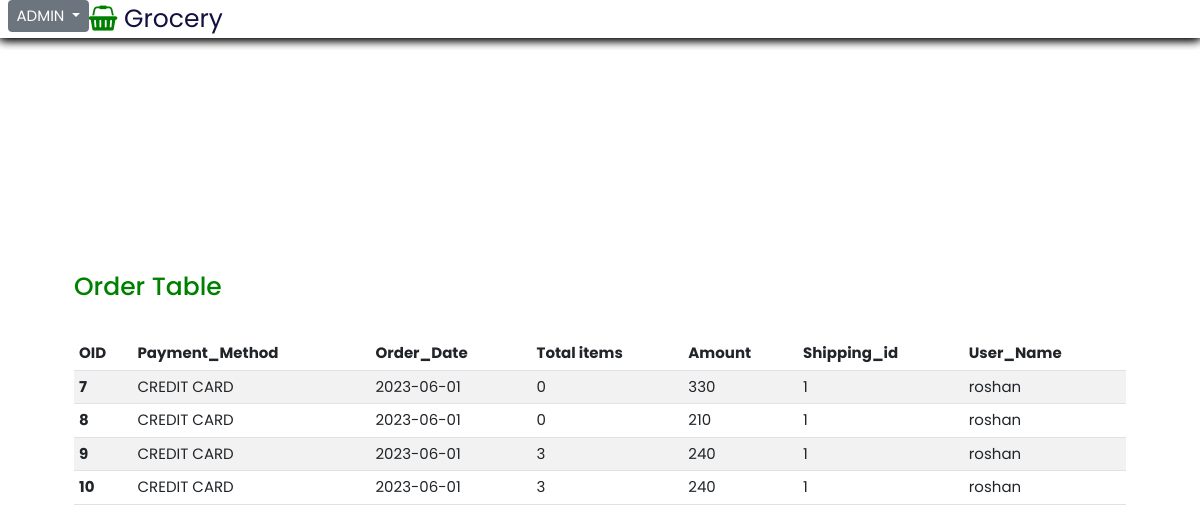
The page /seller/order.php (signed in) on the database its author committed.
### tables this page shows
CREATE TABLE `ordertable` (
  `OID` int(10) NOT NULL,
  `paymentmethod` varchar(40) NOT NULL,
  `orderdate` varchar(20) NOT NULL,
  `billingid` int(40) NOT NULL,
  `amount` int(10) NOT NULL,
  `shipping` int(10) NOT NULL,
  `UID` int(10) NOT NULL,
  `storeID` int(11) NOT NULL,
  `items` int(50) NOT NULL
);

CREATE TABLE `users` (
  `UID` int(10) NOT NULL,
  `first_name` varchar(20) NOT NULL,
  `last_name` varchar(20) NOT NULL,
  `AID` int(10) NOT NULL,
  `emailid` varchar(50) NOT NULL,
  `mobile_number` varchar(12) NOT NULL,
  `password` varchar(50) NOT NULL
);

### seller/order.php (the view, shortened to what this page needs)
<?php include 'header.php'; ?>
  <body>
    <header >
      <div class="adminlogo">
        <?php
        include 'dropdown.php' ?>
        <a href="#" class="logo"><i class="fa fa-shopping-basket" aria-hidden="true"></i> Grocery</a>
      </div>
    </header>
    <section class="section">
      <div class="users">
         <h1>Order Table</h1>
      </div>
            <div class="usercontainer">
              <table class="table table-striped table-hover">
                <thead>
                <tr>
                  <th scope="col">OID</th>
                  <th scope="col">Payment_Method</th>
                  <th scope="col">Order_Date</th>
                  <th scope="col">Total items</th>
                  <th scope="col">Amount</th>
                  <th scope="col">Shipping_id</th>
                  <th scope="col">User_Name</th>
                </tr>
               </thead>
               <tbody>
                 <?php
                      include 'config.php';
                        $sql="SELECT *  FROM ordertable  ";
                      $result2=mysqli_query($conn,$sql);
                      if(mysqli_num_rows( $result2 )>0)
                      {
                        while($row=mysqli_fetch_assoc($result2))
                        {
                 ?>
                <tr>
                  <th scope="row"><?php  echo $row['OID']; ?></th>
                  <td><?php  echo $row['paymentmethod']; ?></td>
                  <td><?php  echo $row['orderdate']; ?></td>
                  <td><?php  echo $row['items']; ?></td>
                  <td><?php  echo $row['amount']; ?></td>
                  <td><?php  echo $row['shipping']; ?></td>
                  <?php
                       include 'config.php';
                         $sql3="SELECT *  FROM users WHERE UID = '{$row['UID']}' ";
                       $result3=mysqli_query($conn,$sql3);
                       if(mysqli_num_rows( $result3 )>0)
                       {
                         while($row3=mysqli_fetch_assoc($result3))
                         {
                  ?>
                  <td><?php  echo $row3['first_name']; ?></td>
                  <?php
                       }
                     }else{
                      echo "empty";
                     }
                  ?>
                </tr>
                <?php
                     }
                   }else{
                    echo "empty";
                   }
                ?>
      </tbody>
   </table>
  </div>
 </section>
  </body>
</html>

### style.css (style rules this page uses)
:root { --green:green; --black:#130f40; --light-color:#666; --box-shadow:0 .1rem 1rem rgba(0,0,0.1); --border: 2rem solid rgba(0,0,0.1); --outline: .1rem solid rgba(0,0,0.1); }
* { font-family: 'Poppins', sans-serif; margin: 0; padding: 0; box-sizing: border-box; outline: none; text-decoration: none; border: none; transition: all .2s linear; }
html { font-size: 62.5%; overflow-x: hidden; scroll-behavior: smooth; scroll-padding-top:7rem; }
body { background: #eee; }
header { position:fixed; top:0; left: 0; right: 0; display: flex; justify-content: space-between; align-items: center; font-size: 1.5rem; background-color: #fff; padding-top: -1rem; padding: 0 9%; box-shadow: var(--box-shadow); z-index: 1000; }
header .logo { font-size: 2.5rem; color:var(--black); text-decoration: none; }
header .logo i { color: var(--green); }
section { padding: 2rem 6%; }
.section { background-color: #fff; width: 100vw; height: 100vh; border: 3px solid; }
.adminlogo { width: 100%; display: flex; margin-left:-10rem; padding-right: 2rem; }
.adminlogo .logo { font-size: 2.5rem; color:var(--black); text-decoration: none; }
.adminlogo .logo i { color: var(--green); }
.users { margin-top: 25rem; color: var(--green); display: flex; justify-content: space-between; padding-bottom: 3rem; }
.usercontainer .table { width: 100%; font-size: 1.5rem; }

### seller/header.php (style rules this page uses)
.usercontainer { overflow-y: auto; }
.section { border: 2px solid white; }

### rows shown on the page
ordertable: OID "7", paymentmethod "CREDIT CARD", orderdate "2023-06-01", items "0", amount "330", shipping "1"
users: first_name "roshan"
ordertable: OID "8", paymentmethod "CREDIT CARD", orderdate "2023-06-01", items "0", amount "210", shipping "1"
ordertable: OID "9", paymentmethod "CREDIT CARD", orderdate "2023-06-01", items "3", amount "240", shipping "1"
ordertable: OID "10", paymentmethod "CREDIT CARD", orderdate "2023-06-01", items "3", amount "240", shipping "1"
